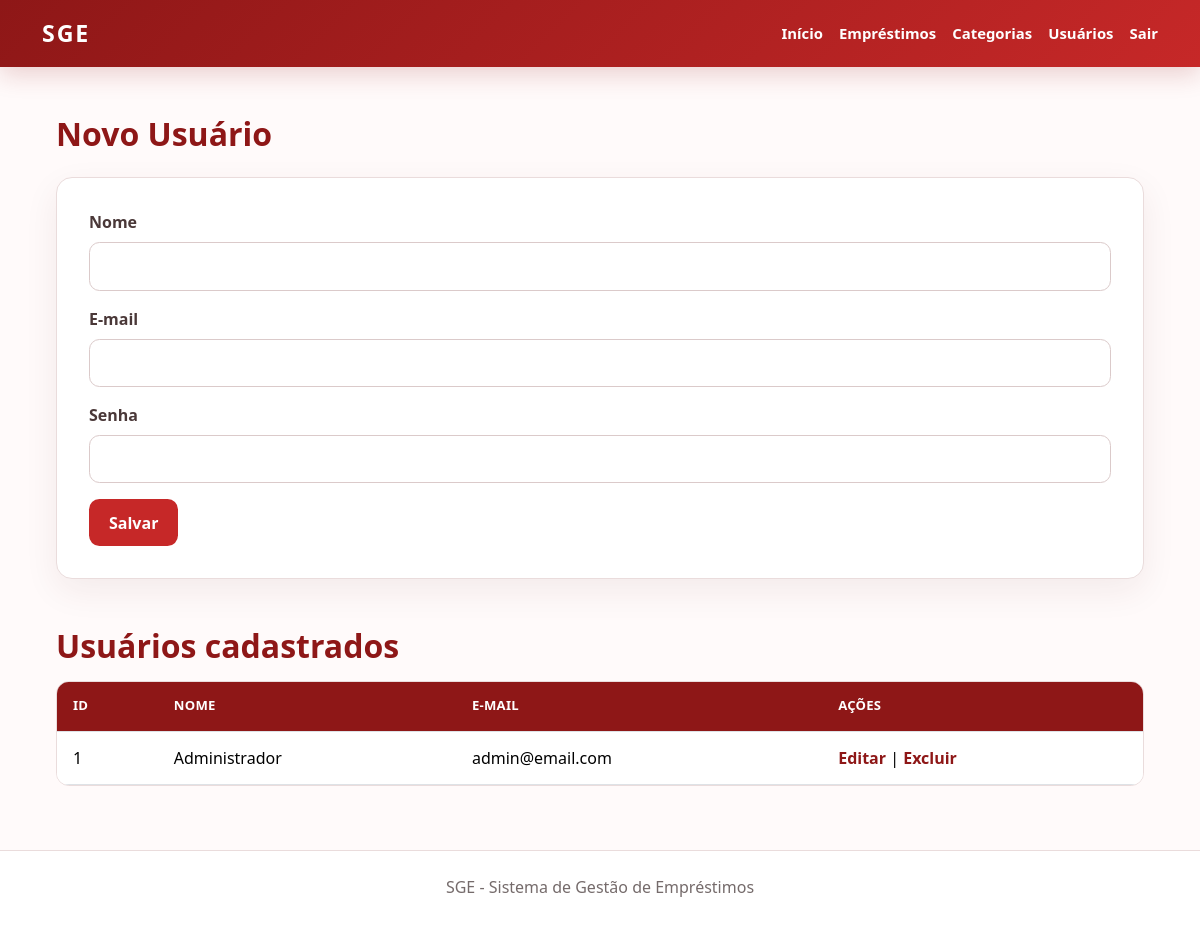
/usuarios.php (signed in), run on the app's committed database.
### tables this page shows
CREATE TABLE
    usuarios (
        id INT AUTO_INCREMENT PRIMARY KEY,
        nome VARCHAR(100) NOT NULL,
        email VARCHAR(100) NOT NULL UNIQUE,
        senha VARCHAR(255) NOT NULL
    );

### src/usuarios.php (the view, shortened to what this page needs)
<?php
require 'config.php';
$usuario_edicao = null;
$usuarios = $conn->query(
    'SELECT id, nome, email FROM usuarios ORDER BY nome'
);
require 'header.php';
?>
<main class="sge-main">
    <h2 class="mb-4">
        <?= $usuario_edicao ? 'Editar Usuário' : 'Novo Usuário' ?>
    </h2>
    <form class="sge-panel sge-form mb-5" action="salvar_usuarios.php" method="POST">
        <label class="form-label" for="nome">Nome</label>
        <input class="form-control mb-3" type="text" id="nome" name="nome"
            value="<?= htmlspecialchars($usuario_edicao['nome'] ?? '') ?>" required>
        <label class="form-label" for="email">E-mail</label>
        <input class="form-control mb-3" type="email" id="email" name="email"
            value="<?= htmlspecialchars($usuario_edicao['email'] ?? '') ?>" required>
        <label class="form-label" for="senha">Senha</label>
        <input class="form-control" type="password" id="senha" name="senha" <?= $usuario_edicao ? '' : 'required' ?>>
        <button class="btn btn-sge mt-3" type="submit">Salvar</button>
    </form>
    <h2 class="mb-3">Usuários cadastrados</h2>
    <div class="table-responsive">
        <table class="table table-hover">
            <thead>
                <tr>
                    <th>ID</th>
                    <th>Nome</th>
                    <th>E-mail</th>
                    <th>Ações</th>
                </tr>
            </thead>
            <tbody>
                <?php while ($usuario = $usuarios->fetch_assoc()): ?>
                    <tr>
                        <td><?= $usuario['id'] ?></td>
                        <td>
                            <?= htmlspecialchars($usuario['nome']) ?>
                        </td>
                        <td>
                            <?= htmlspecialchars($usuario['email']) ?>
                        </td>
                        <td>
                            <a href="usuarios.php?id=<?= $usuario['id'] ?>">
                                Editar
                            </a>
                            |
                            <a href="excluir.php?tipo=usuario&id=<?= $usuario['id'] ?>"
                                onclick="return confirm('Excluir este usuário?')">
                                Excluir
                            </a>
                        </td>
                    </tr>
                <?php endwhile; ?>
            </tbody>
        </table>
    </div>
</main>
<?php require 'footer.php'; ?>

### src/style.css (style rules this page uses)
:root { --sge-red: #c62828; --sge-red-dark: #8e1717; --sge-red-soft: #fff1f1; --sge-ink: #241b1b; --sge-muted: #756b6b; --sge-line: #eadcdc; }
* { box-sizing: border-box; }
body { min-height: 100vh; margin: 0; color: var(--sge-ink); background: #fffafa; font-family: "Segoe UI", sans-serif; }
.sge-main { width: min(1120px, 100%); margin: 0 auto; padding: 3rem 1rem 4rem; }
.sge-main h1, .sge-main h2 { color: var(--sge-red-dark); font-weight: 800; }
.sge-main h2 { margin-bottom: 1.25rem; }
.sge-panel { border: 1px solid var(--sge-line); border-radius: 1rem; background: #fff; box-shadow: 0 12px 35px rgb(92 28 28 / 7%); }
.sge-form { padding: clamp(1.25rem, 3vw, 2rem); }
.form-label, fieldset legend { color: #4a3838; font-weight: 700; }
.form-control, .form-select { border-color: #dbcaca; border-radius: .65rem; padding: .7rem .85rem; }
.btn-sge { border: 0; border-radius: .65rem; color: #fff; background: var(--sge-red); font-weight: 700; padding: .7rem 1.25rem; }
.table-responsive { border: 1px solid var(--sge-line); border-radius: .8rem; }
.table { min-width: 680px; margin-bottom: 0; }
.table thead th { color: #fff; background: var(--sge-red-dark); font-size: .82rem; letter-spacing: .02em; text-transform: uppercase; white-space: nowrap; }
.table td, .table th { padding: .9rem 1rem; vertical-align: middle; }
.table a { color: var(--sge-red-dark); font-weight: 700; text-decoration: none; }

### data on the page
usuarios: id "1", nome "Administrador", email "admin@email.com"
